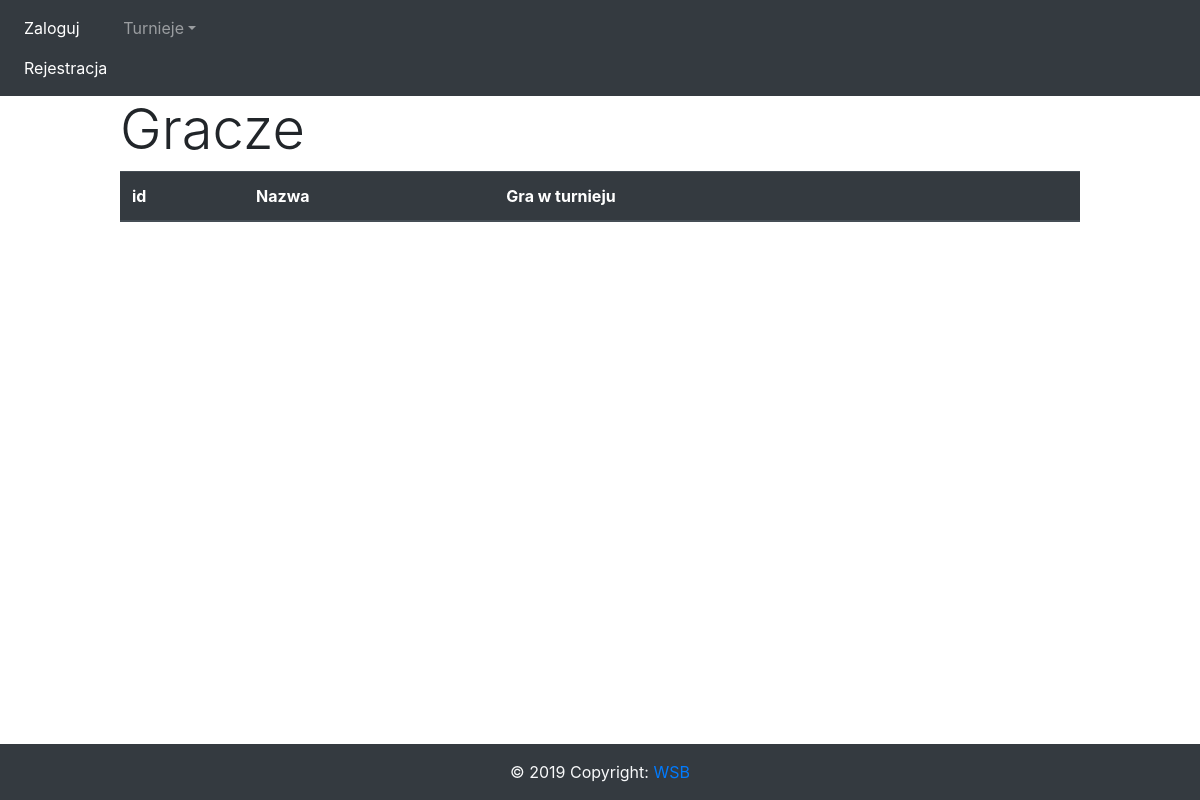
Before: /turniej_app/lista_graczy with the older database file.
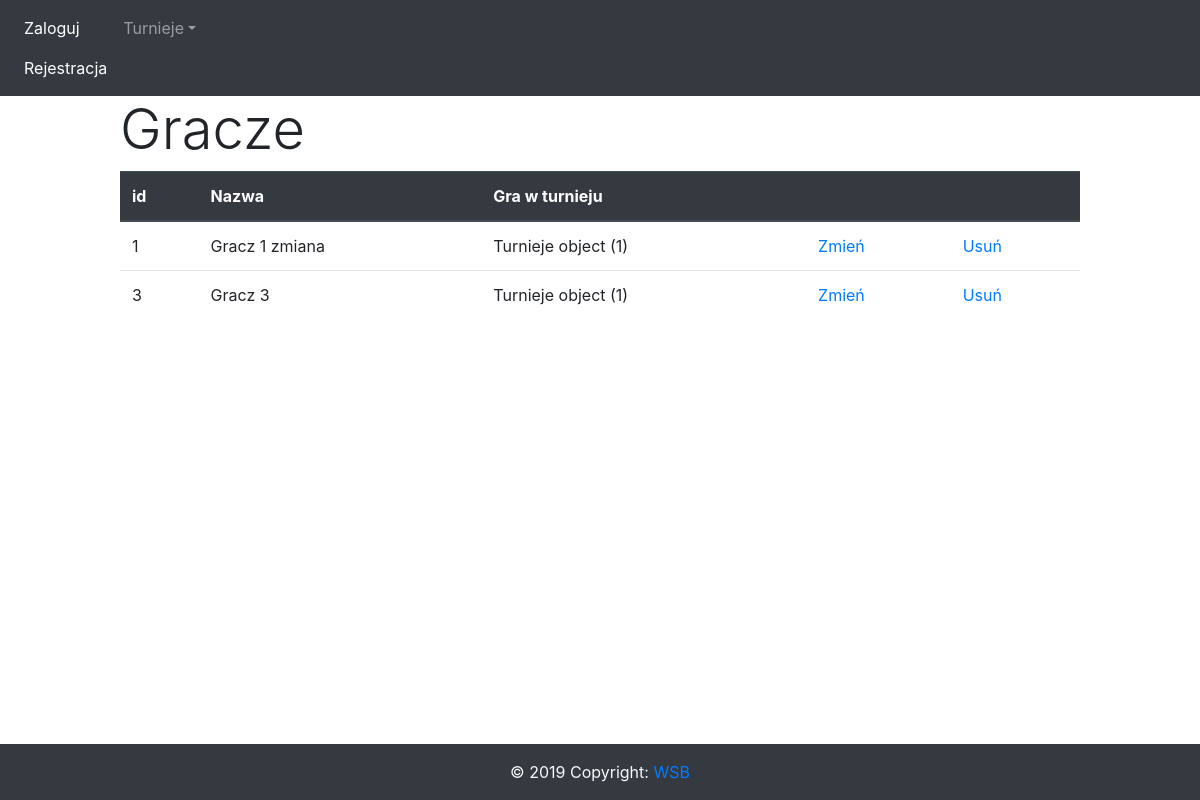
After: the same page with the newer database file.
### turniej_app/models/gracze_model.py (models this page shows, shortened)
class Gracze(models.Model):
    id = models.AutoField(primary_key=True)
    nazwa = models.CharField(max_length=50)
    turniej = models.ForeignKey(Turnieje, blank=True, null=True, on_delete=models.DO_NOTHING)

### turniej_app/models/turnieje_model.py (models this page shows, shortened)
class Turnieje(models.Model):
    id = models.AutoField(primary_key=True)
    nazwa = models.CharField(max_length=50)
    czas_rozpoczecia = models.DateTimeField()
    max_graczy = models.IntegerField()

### turniej_app/views/graczes_view.py (the view)
# urls.py: path('lista_graczy', ListaGraczyView.as_view(), name='lista_graczy'),
class ListaGraczyView(ListView):
    model = Gracze

### turniej_app/templates/turniej_app/gracze_list.html
{% extends 'turniej_app/scheleton.html' %}
{% block content %}
    <h3 class="display-4">Gracze</h3>
    <table class="table">
        <thead class="thead-dark">
            <tr>
                <th>id</th>
                <th>Nazwa</th>
                <th>Gra w turnieju</th>
                <th></th>
                <th></th>
            </tr>
        </thead>
        <tbody>
            {% for pos in object_list %}
                <tr>
                    <td>{{pos.id}}</td>
                    <td>{{pos.nazwa}}</td>
                    <td>{{pos.turniej}}</td>
                    <td><a href="{%url 'update_gracz' pos.id%}">Zmień</a>
                    <td><a href="{%url 'delete_gracz' pos.id%}" >Usuń</a>
                </tr>
            {% endfor %}
        </tbody>
    </table>
{% endblock %}

### turniej_app/templates/turniej_app/scheleton.html (shortened to what this page needs)
{% load static %}
<!DOCTYPE html>
<html lang="en">
    <head>
        <link rel="stylesheet" href="{% static "css/bootstrap.css" %}">
        <link rel="stylesheet" href="{% static "css/styles.css" %}">
    </head>
    <body>
        <header id="header">
            {% include "turniej_app/header.html" %}
        </header>
        <div id="content" class="main_body">
            {% block content %}
            {% endblock %}
        </div>
        <footer id="footer" class="footer_style">
            {% include "turniej_app/footer.html" %}
        </footer>
    </body>
</html>

### turniej_app/templates/turniej_app/header.html (shortened to what this page needs)
{% if user.is_authenticated %}
<nav class="navbar navbar-expand-sm bg-dark navbar-dark">
    <div class="collapse navbar-collapse" id="navbarSupportedContent">
        <ul class="navbar-nav mr-auto">
            <li class="nav-item active">
                <a class="nav-link" href="{% url 'login' %}">Zaloguj<span class="sr-only">(current)</span></a>
                <a class="nav-link" href="{% url 'registration' %}">Rejestracja<span class="sr-only">(current)</span></a>
            </li>
            <li class="nav-item dropdown">
                <a class="nav-link dropdown-toggle" href="#" id="navbardrop" data-toggle="dropdown">Gracze</a>
                <div class="dropdown-menu">
                    <a class="dropdown-item" href="{% url 'lista_graczy' %}">Lista graczy</a>
                    <a class="dropdown-item" href="{% url 'create_gracz' %}">Dodaj gracza</a>
                </div>
            </li>
            <li class="nav-item dropdown">
                <a class="nav-link dropdown-toggle" href="#" id="navbardrop" data-toggle="dropdown">Turnieje</a>
                <div class="dropdown-menu">
                    <a class="dropdown-item" href="{% url 'lista_turniejow' %}">Lista turniejow</a>
                    <a class="dropdown-item" href="{% url 'create_turniej' %}">Dodaj turniej</a>
                </div>
            </li>
        </ul>
        <ul class="navbar-nav navbar-right">
            {% if user.is_authenticated %}
                <li class="nav-item active">
                    <a class="nav-link" href="#">User: {{user.username}} <span class="sr-only">(current)</span></a>
                </li>
                <li class="nav-item active">
                    <a class="nav-link" href="{% url 'logout' %}">Wyloguj<span class="sr-only">(current)</span></a>
                </li>
            {% endif %}
        </ul>
    </div>
</nav>
{% else %}
<nav class="navbar navbar-expand-sm bg-dark navbar-dark">
    <div class="collapse navbar-collapse" id="navbarSupportedContent">
        <ul class="navbar-nav mr-auto">
            <li class="nav-item active">
                <a class="nav-link" href="{% url 'login' %}">Zaloguj<span class="sr-only">(current)</span></a>
                <a class="nav-link" href="{% url 'registration' %}">Rejestracja<span class="sr-only">(current)</span></a>
            </li>
            <li class="nav-item dropdown">
                <a class="nav-link dropdown-toggle" href="#" id="navbardrop" data-toggle="dropdown">Turnieje</a>
            </li>
        </ul>
    </div>
</nav>
{% endif %}

### turniej_app/templates/turniej_app/footer.html
<div class="footer-copyright text-light text-center py-3">© 2019 Copyright:
    <a href="https://mdbootstrap.com/education/bootstrap/"> WSB</a>
</div>

### turniej_app/static/css/styles.css (style rules this page uses)
div.main_body { width: 80%; margin: auto; }
footer.footer_style { position: absolute; right: 0; left: 0; bottom: 0; background-color: #343a40 !important }

Changed rows visible on the page:
added Gracze: id "1", nazwa "Gracz 1 zmiana", turniej "Turnieje object (1)"
added Gracze: id "3", nazwa "Gracz 3", turniej "Turnieje object (1)"
